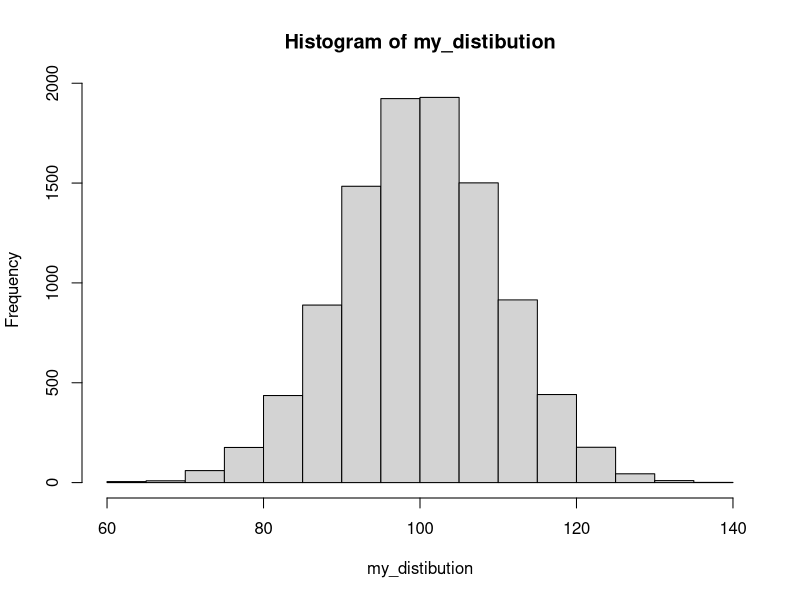

The R script that drew this image:
my_mean = 100.0
my_sd = 10.0

# Create a random normal distribution with mean=my_mean and standard deviation = my_sd
my_distibution <- rnorm(10000,my_mean,my_sd)

hist(my_distibution)
